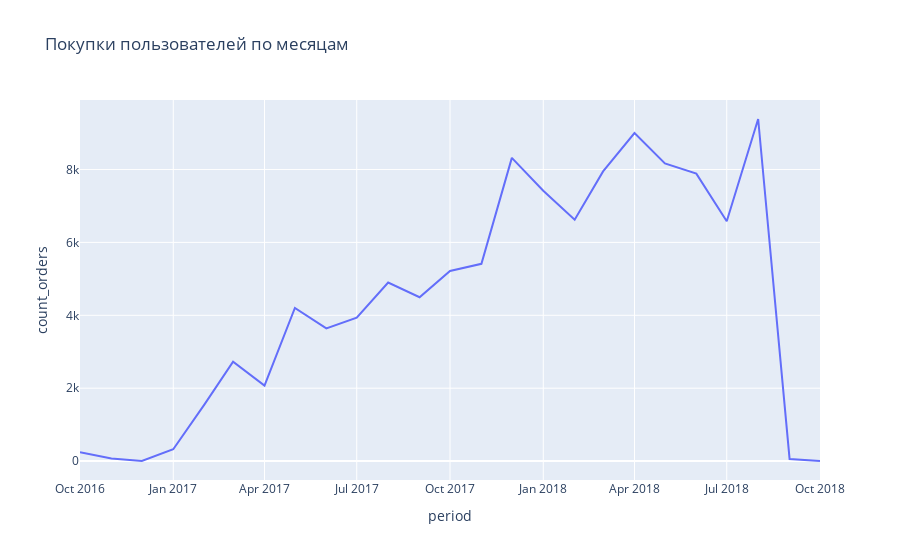

Notebook cell for this chart:
### Code cell
fig = px.line(task_5_by_month, x="period", y="count_orders",
             title="Покупки пользователей по месяцам")
fig.show()

### Figure 1 — Plotly figure (JSON) as saved in the notebook; plotly's stock layout.template omitted (floating-point values rounded to 4 significant figures)
{"data": [{"hovertemplate": "period=%{x}<br>count_orders=%{y}<extra></extra>", "legendgroup": "", "line": {"color": "#636efa", "dash": "solid"}, "marker": {"symbol": "circle"}, "mode": "lines", "name": "", "orientation": "v", "showlegend": false, "type": "scatter", "x": ["2016-10", "2016-11", "2016-12", "2017-01", "2017-02", "2017-03", "2017-04", "2017-05", "2017-06", "2017-07", "2017-08", "2017-09", "2017-10", "2017-11", "2017-12", "2018-01", "2018-02", "2018-03", "2018-04", "2018-05", "2018-06", "2018-07", "2018-08", "2018-09", "2018-10"], "xaxis": "x", "y": [245, 74, 4, 326, 1565, 2724, 2072, 4201, 3640, 3933, 4900, 4496, 5215, 5412, 8319, 7419, 6623, 7948, 8999, 8166, 7887, 6581, 9385, 59, 3], "yaxis": "y"}], "layout": {"legend": {"tracegroupgap": 0}, "title": {"text": "Покупки пользователей по месяцам"}, "xaxis": {"anchor": "y", "domain": [0, 1], "title": {"text": "period"}}, "yaxis": {"anchor": "x", "domain": [0, 1], "title": {"text": "count_orders"}}}}
